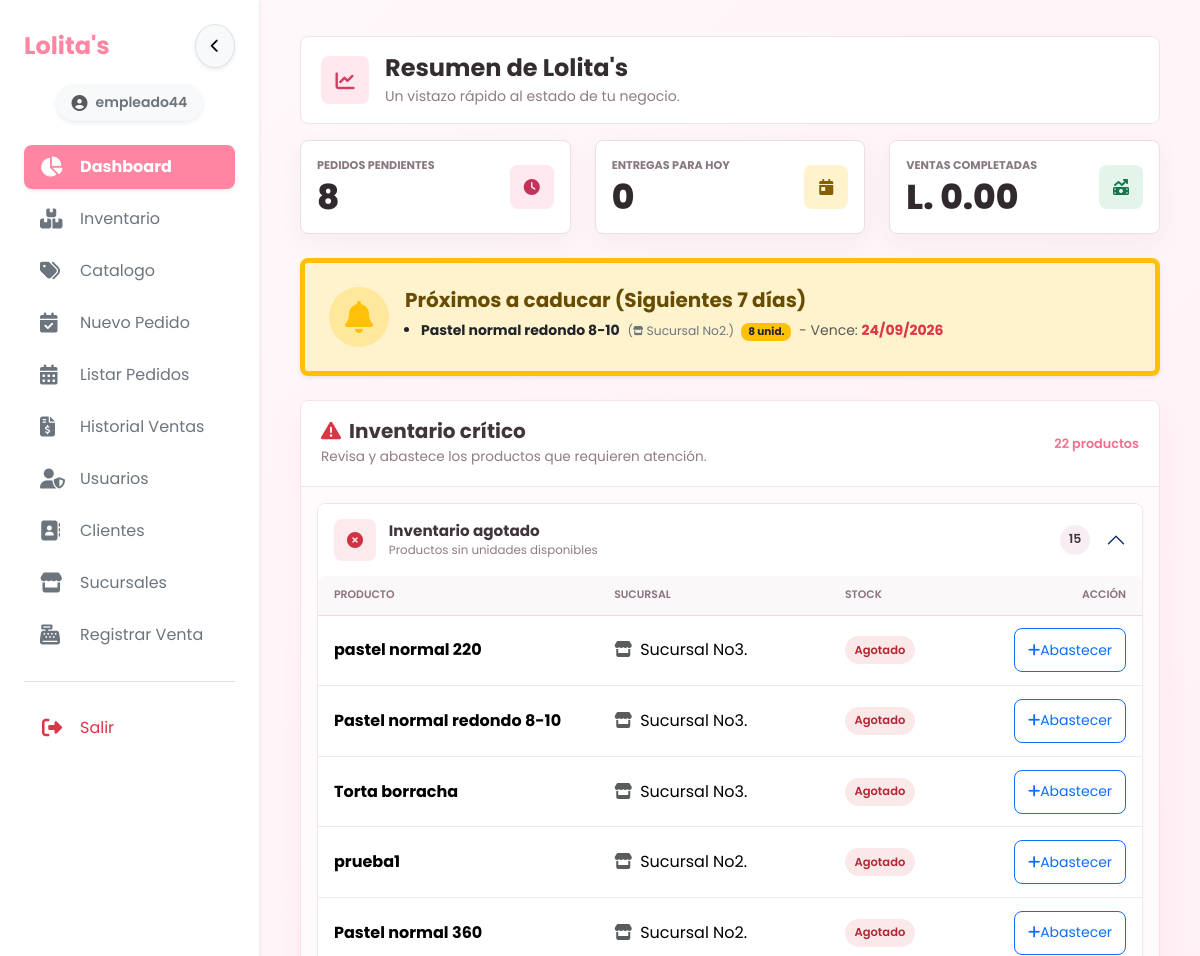
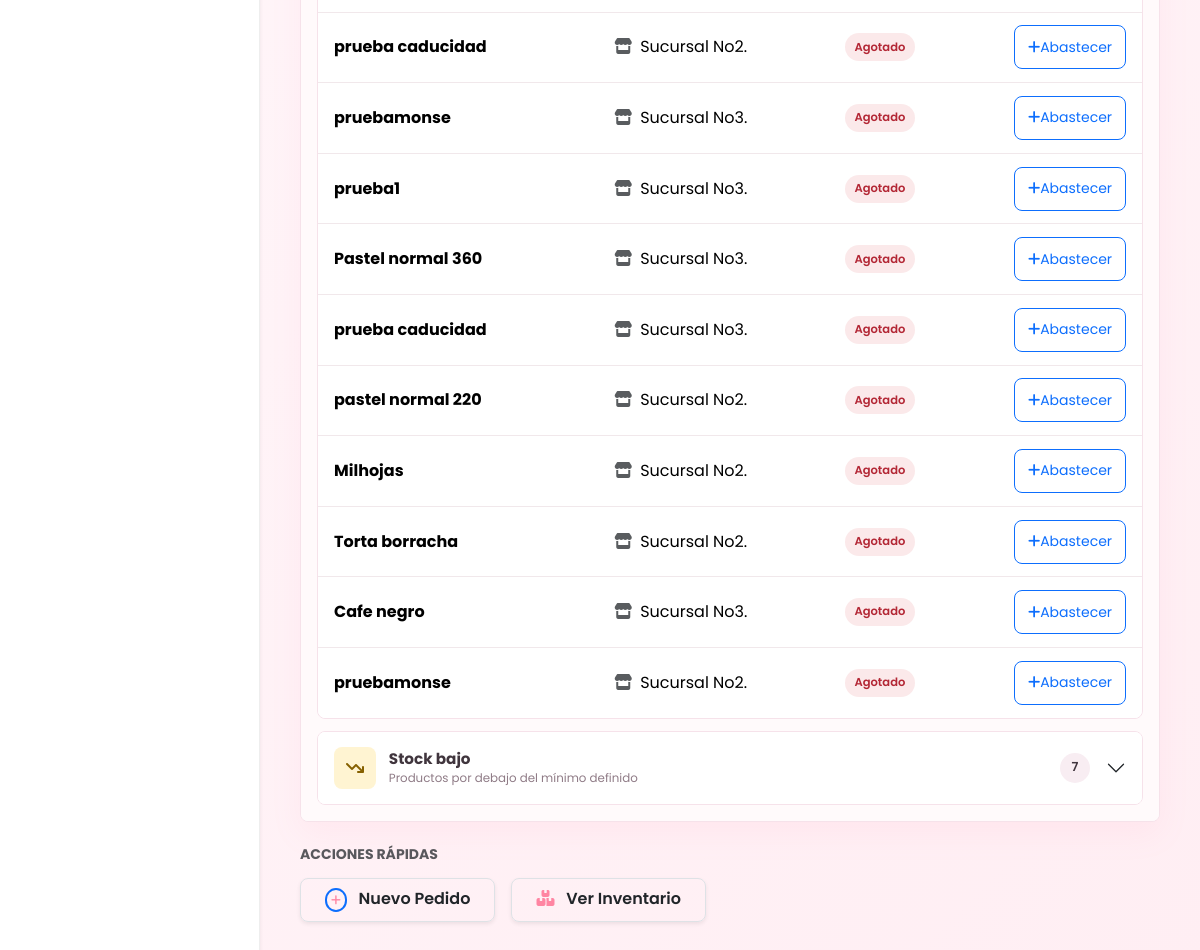
Page /index.php?view=dashboard (signed in) on the committed database (2 pictures, top to bottom).
### tables this page shows
CREATE TABLE `inventario` (
  `id_inventario` int NOT NULL AUTO_INCREMENT,
  `id_sucursal` int NOT NULL,
  `id_producto` int NOT NULL,
  `stock_actual` int DEFAULT '0',
  `stock_minimo` int DEFAULT '5',
  `ultima_actualizacion` timestamp NULL DEFAULT CURRENT_TIMESTAMP ON UPDATE CURRENT_TIMESTAMP,
  `fecha_caducidad` date DEFAULT NULL,
  PRIMARY KEY (`id_inventario`),
  UNIQUE KEY `uq_sucursal_producto_fecha` (`id_sucursal`,`id_producto`,`fecha_caducidad`),
  KEY `id_producto` (`id_producto`),
  KEY `idx_fk_sucursal` (`id_sucursal`),
  KEY `idx_inventario_sucursal_caducidad` (`id_sucursal`,`fecha_caducidad`),
  CONSTRAINT `inventario_ibfk_1` FOREIGN KEY (`id_sucursal`) REFERENCES `sucursales` (`id_sucursal`) ON DELETE CASCADE,
  CONSTRAINT `inventario_ibfk_2` FOREIGN KEY (`id_producto`) REFERENCES `productos` (`id_producto`) ON DELETE CASCADE
);

CREATE TABLE `productos` (
  `id_producto` int NOT NULL AUTO_INCREMENT,
  `id_categoria` int DEFAULT NULL,
  `nombre_producto` varchar(100) NOT NULL,
  `descripcion` text,
  `precio_base` decimal(10,2) NOT NULL,
  `imagen_url` varchar(255) DEFAULT NULL,
  `dias_vida_util` int DEFAULT '0',
  `estado` enum('Activo','Inactivo') NOT NULL DEFAULT 'Activo',
  PRIMARY KEY (`id_producto`),
  KEY `id_categoria` (`id_categoria`),
  KEY `idx_productos_estado_nombre` (`estado`,`nombre_producto`),
  CONSTRAINT `productos_ibfk_1` FOREIGN KEY (`id_categoria`) REFERENCES `categorias` (`id_categoria`) ON DELETE SET NULL
);

CREATE TABLE `sucursales` (
  `id_sucursal` int NOT NULL AUTO_INCREMENT,
  `nombre_sucursal` varchar(100) NOT NULL,
  `direccion` text,
  `telefono` varchar(20) DEFAULT NULL,
  `fecha_creacion` timestamp NULL DEFAULT CURRENT_TIMESTAMP,
  `estado` enum('Activa','Inactiva') NOT NULL DEFAULT 'Activa',
  PRIMARY KEY (`id_sucursal`),
  UNIQUE KEY `uq_sucursales_nombre` (`nombre_sucursal`)
);

### views/dashboard/partials/critical-stock-button.php (the view)
<?php if (\App\Security\Auth::canAccessBranch((int) $item['id_sucursal'], 'inventory.adjust')): ?>
<button type="button"
        class="btn btn-sm btn-outline-primary critical-stock-action btn-abastecer-directo"
        data-id="<?= (int) ($item['id_inventario'] ?? 0) ?>"
        data-producto="<?= (int) ($item['id_producto'] ?? 0) ?>"
        data-sucursal="<?= (int) $item['id_sucursal'] ?>"
        data-nombre="<?= e($item['nombre_producto']) ?>"
        data-sucursal-nombre="<?= e($item['nombre_sucursal']) ?>"
        aria-label="Abastecer <?= e($item['nombre_producto']) ?>"
        title="Abastecer <?= e($item['nombre_producto']) ?>">
    <i class="fa-solid fa-plus" aria-hidden="true"></i><span>Abastecer</span>
</button>
<?php else: ?>
<span class="text-muted small">Solo lectura</span>
<?php endif; ?>

### views/dashboard/index.php (shortened to what the rows shown need)
<div class="container-fluid app-page p-2 p-md-4">
    <header class="app-page-header">
        <div class="app-page-header__main">
            <div class="app-page-header__copy">
                <h2 class="app-page-header__title">Resumen de Lolita's</h2>
            </div>
        </div>
    </header>
    <?php if (count($productos_por_caducar) > 0): ?>
    <div class="row mb-4">
        <div class="col-12">
            <div class="alert alert-warning shadow-sm border-warning border-start border-5 mb-0 rounded-4 p-4 d-flex flex-column flex-md-row align-items-md-center gap-3" role="alert">
                <div class="flex-grow-1">
                    <ul class="mb-0 small ps-3 text-dark mt-2">
                        <?php foreach ($productos_por_caducar as $alerta_cad):
                            $fecha_formateada = date('d/m/Y', strtotime($alerta_cad['fecha_caducidad']));
                        ?>
                            <li class="mb-1">
                                <strong><?= htmlspecialchars($alerta_cad['nombre_producto']) ?></strong>
                                <span class="text-secondary small ms-1">
                                    (<i class="fa-solid fa-store fa-xs"></i> <?= htmlspecialchars($alerta_cad['nombre_sucursal']) ?>)
                                </span>
                                <span class="badge bg-warning text-dark mx-1"><?= $alerta_cad['stock_actual'] ?> unid.</span>
                                <span class="text-muted">- Vence: <span class="text-danger fw-bold"><?= $fecha_formateada ?></span></span>
                            </li>
                        <?php endforeach; ?>
                    </ul>
                </div>
            </div>
        </div>
    </div>
    <?php endif; ?>
    <div class="row mb-4">
        <div class="col-12">
            <section class="critical-inventory" aria-labelledby="criticalInventoryTitle">
                <?php
                $inventoryMenus = [
                    ['title' => 'Inventario agotado', 'description' => 'Productos sin unidades disponibles', 'icon' => 'fa-circle-xmark', 'variant' => 'danger', 'items' => $inventario_agotado],
                    ['title' => 'Stock bajo', 'description' => 'Productos por debajo del mínimo definido', 'icon' => 'fa-arrow-trend-down', 'variant' => 'warning', 'items' => $inventario_stock_bajo],
                ];
                ?>
                <div class="critical-accordion accordion" id="criticalInventoryAccordion">
                    <?php foreach ($inventoryMenus as $menuIndex => $menu): ?>
                        <?php $collapseId = 'criticalInventoryPanel' . $menuIndex; ?>
                        <div class="accordion-item critical-panel critical-panel--<?= $menu['variant'] ?>">
                            <h6 class="accordion-header">
                                <button class="accordion-button critical-panel__toggle <?= $menuIndex === 0 ? '' : 'collapsed' ?>"
                                        type="button"
                                        data-bs-toggle="collapse"
                                        data-bs-target="#<?= $collapseId ?>"
                                        aria-expanded="<?= $menuIndex === 0 ? 'true' : 'false' ?>"
                                        aria-controls="<?= $collapseId ?>">
                                    <span class="critical-panel__icon" aria-hidden="true"><i class="fa-solid <?= $menu['icon'] ?>"></i></span>
                                    <span class="critical-panel__heading">
                                        <strong><?= e($menu['title']) ?></strong>
                                        <small><?= e($menu['description']) ?></small>
                                    </span>
                                    <span class="critical-panel__count"><?= count($menu['items']) ?></span>
                                </button>
                            </h6>
                            <div id="<?= $collapseId ?>" class="accordion-collapse collapse <?= $menuIndex === 0 ? 'show' : '' ?>">
                                <div class="accordion-body critical-panel__body">
                                    <?php if ($menu['items'] === []): ?>
                                        <p class="critical-panel__empty mb-0"><i class="fa-solid fa-circle-check me-2"></i>No hay productos en esta categoría.</p>
                                    <?php else: ?>
                                        <div class="d-none d-md-block table-responsive">
                                            <table class="table critical-table mb-0">
                                                <thead>
                                                    <tr><th scope="col">Producto</th><th scope="col">Sucursal</th><th scope="col">Stock</th><th scope="col" class="text-end">Acción</th></tr>
                                                </thead>
                                                <tbody>
                                                    <?php foreach ($menu['items'] as $item): ?>
                                                        <tr>
                                                            <th scope="row"><?= e($item['nombre_producto']) ?></th>
                                                            <td><i class="fa-solid fa-store me-2 text-muted" aria-hidden="true"></i><?= e($item['nombre_sucursal']) ?></td>
                                                            <td>
                                                                <span class="stock-chip stock-chip--<?= (int) $item['stock_actual'] <= 0 ? 'danger' : 'warning' ?>">
                                                                    <?= (int) $item['stock_actual'] <= 0 ? 'Agotado' : (int) $item['stock_actual'] . ' unid.' ?>
                                                                </span>
                                                            </td>
                                                            <td class="text-end"><?php include __DIR__ . '/partials/critical-stock-button.php'; ?></td>
                                                        </tr>
                                                    <?php endforeach; ?>
                                                </tbody>
                                            </table>
                                        </div>
                                                <?php foreach ($menu['items'] as $item): ?>
                                                        <td class="text-center"><?php include __DIR__ . '/partials/critical-stock-button.php'; ?></td>
                                                <?php endforeach; ?>
                                    <?php endif; ?>
                                </div>
                            </div>
                        </div>
                    <?php endforeach; ?>
                </div>
            </section>
        </div>
    </div>
</div>
<?php
if (\App\Security\Auth::hasPermission('inventory.adjust')) {
    include __DIR__ . '/../inventario/partials/restock-panel.php';
}
?>
<link rel="stylesheet" href="css/views/dashboard.css?v=<?= filemtime(__DIR__ . '/../../public/css/views/dashboard.css') ?>">

### rows in the picture
inventario: id_producto.nombre_producto "Pastel normal redondo 8-10", id_sucursal.nombre_sucursal "Sucursal No2.", stock_actual "8", fecha_caducidad "24/09/2026"
productos: nombre_producto "pastel normal 220", nombre_sucursal "Sucursal No3.", nombre_sucursal "Sucursal No2."
productos: nombre_producto "Pastel normal redondo 8-10", nombre_sucursal "Sucursal No3."
productos: nombre_producto "Torta borracha", nombre_sucursal "Sucursal No3.", nombre_sucursal "Sucursal No2."
productos: nombre_producto "prueba1", nombre_sucursal "Sucursal No2.", nombre_sucursal "Sucursal No3."
productos: nombre_producto "Pastel normal 360", nombre_sucursal "Sucursal No2.", nombre_sucursal "Sucursal No3."
productos: nombre_producto "prueba caducidad", nombre_sucursal "Sucursal No2.", nombre_sucursal "Sucursal No3."
productos: nombre_producto "pruebamonse", nombre_sucursal "Sucursal No3.", nombre_sucursal "Sucursal No2."
productos: nombre_producto "Milhojas", nombre_sucursal "Sucursal No2."
productos: nombre_producto "Cafe negro", nombre_sucursal "Sucursal No3."

### other values in the picture
$_SESSION['username'] "empleado44"
$metricas['pendientes'] "8"
$metricas['para_hoy'] "0"
$metricas['ventas'] "0.00"
count($inventario_agotado) + count($inventario_stock_bajo) "22"
$menu['title'] "Inventario agotado"
$menu['description'] "Productos sin unidades disponibles"
count($menu['items']) "15"
$menu['title'] "Stock bajo"
$menu['description'] "Productos por debajo del mínimo definido"
count($menu['items']) "7"
